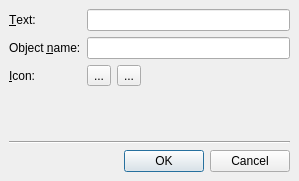
<ui version="4.0" >
 <comment>*********************************************************************
**
** Copyright (C) 1992-2008 Trolltech ASA. All rights reserved.
**
** This file is part of the Qt Designer of the Qt Toolkit.
**
** This file may be used under the terms of the GNU General Public
** License versions 2.0 or 3.0 as published by the Free Software
** Foundation and appearing in the files LICENSE.GPL2 and LICENSE.GPL3
** included in the packaging of this file.  Alternatively you may (at
** your option) use any later version of the GNU General Public
** License if such license has been publicly approved by Trolltech ASA
** (or its successors, if any) and the KDE Free Qt Foundation. In
** addition, as a special exception, Trolltech gives you certain
** additional rights. These rights are described in the Trolltech GPL
** Exception version 1.2, which can be found at
** http://www.trolltech.com/products/qt/gplexception/ and in the file
** GPL_EXCEPTION.txt in this package.
**
** Please review the following information to ensure GNU General
** Public Licensing requirements will be met:
** http://trolltech.com/products/qt/licenses/licensing/opensource/. If
** you are unsure which license is appropriate for your use, please
** review the following information:
** http://trolltech.com/products/qt/licenses/licensing/licensingoverview
** or contact the sales department at sales@trolltech.com.
**
** In addition, as a special exception, Trolltech, as the sole
** copyright holder for Qt Designer, grants users of the Qt/Eclipse
** Integration plug-in the right for the Qt/Eclipse Integration to
** link to functionality provided by Qt Designer and its related
** libraries.
**
** This file is provided "AS IS" with NO WARRANTY OF ANY KIND,
** INCLUDING THE WARRANTIES OF DESIGN, MERCHANTABILITY AND FITNESS FOR
** A PARTICULAR PURPOSE. Trolltech reserves all rights not expressly
** granted herein.
**
** This file is provided AS IS with NO WARRANTY OF ANY KIND, INCLUDING THE
** WARRANTY OF DESIGN, MERCHANTABILITY AND FITNESS FOR A PARTICULAR PURPOSE.
**
*********************************************************************</comment>
 <class>qdesigner_internal::NewActionDialog</class>
 <widget class="QDialog" name="qdesigner_internal::NewActionDialog" >
  <property name="geometry" >
   <rect>
    <x>0</x>
    <y>0</y>
    <width>299</width>
    <height>181</height>
   </rect>
  </property>
  <property name="windowTitle" >
   <string>New Action...</string>
  </property>
  <layout class="QVBoxLayout" >
   <property name="margin" >
    <number>9</number>
   </property>
   <property name="spacing" >
    <number>6</number>
   </property>
   <item>
    <layout class="QGridLayout" >
     <property name="margin" >
      <number>0</number>
     </property>
     <property name="spacing" >
      <number>6</number>
     </property>
     <item row="0" column="1" >
      <widget class="QLineEdit" name="editActionText" />
     </item>
     <item row="0" column="0" >
      <widget class="QLabel" name="label" >
       <property name="text" >
        <string>&amp;Text:</string>
       </property>
       <property name="buddy" >
        <cstring>editActionText</cstring>
       </property>
      </widget>
     </item>
     <item row="2" column="1" >
      <layout class="QHBoxLayout" >
       <property name="margin" >
        <number>0</number>
       </property>
       <property name="spacing" >
        <number>6</number>
       </property>
       <item>
        <widget class="QToolButton" name="iconButton" >
         <property name="text" >
          <string>...</string>
         </property>
        </widget>
       </item>
       <item>
        <widget class="QToolButton" name="removeIconButton" >
         <property name="text" >
          <string>...</string>
         </property>
         <property name="icon" >
          <iconset resource="../../components/formeditor/formeditor.qrc" >:/trolltech/formeditor/images/mac/editdelete.png</iconset>
         </property>
        </widget>
       </item>
       <item>
        <spacer>
         <property name="orientation" >
          <enum>Qt::Horizontal</enum>
         </property>
         <property name="sizeHint" >
          <size>
           <width>40</width>
           <height>20</height>
          </size>
         </property>
        </spacer>
       </item>
      </layout>
     </item>
     <item row="2" column="0" >
      <widget class="QLabel" name="label_2" >
       <property name="text" >
        <string>&amp;Icon:</string>
       </property>
       <property name="buddy" >
        <cstring>iconButton</cstring>
       </property>
      </widget>
     </item>
     <item row="1" column="0" >
      <widget class="QLabel" name="label_3" >
       <property name="text" >
        <string>Object &amp;name:</string>
       </property>
       <property name="buddy" >
        <cstring>editObjectName</cstring>
       </property>
      </widget>
     </item>
     <item row="1" column="1" >
      <widget class="QLineEdit" name="editObjectName" />
     </item>
    </layout>
   </item>
   <item>
    <spacer>
     <property name="orientation" >
      <enum>Qt::Vertical</enum>
     </property>
     <property name="sizeHint" >
      <size>
       <width>281</width>
       <height>261</height>
      </size>
     </property>
    </spacer>
   </item>
   <item>
    <widget class="Line" name="line" >
     <property name="orientation" >
      <enum>Qt::Horizontal</enum>
     </property>
    </widget>
   </item>
   <item>
    <widget class="QDialogButtonBox" name="buttonBox" >
     <property name="orientation" >
      <enum>Qt::Horizontal</enum>
     </property>
     <property name="standardButtons" >
      <set>QDialogButtonBox::Cancel|QDialogButtonBox::NoButton|QDialogButtonBox::Ok</set>
     </property>
    </widget>
   </item>
  </layout>
 </widget>
 <tabstops>
  <tabstop>editActionText</tabstop>
  <tabstop>editObjectName</tabstop>
  <tabstop>iconButton</tabstop>
  <tabstop>removeIconButton</tabstop>
 </tabstops>
 <resources>
  <include location="../../components/formeditor/formeditor.qrc" />
 </resources>
 <connections>
  <connection>
   <sender>buttonBox</sender>
   <signal>accepted()</signal>
   <receiver>qdesigner_internal::NewActionDialog</receiver>
   <slot>accept()</slot>
   <hints>
    <hint type="sourcelabel" >
     <x>165</x>
     <y>162</y>
    </hint>
    <hint type="destinationlabel" >
     <x>291</x>
     <y>94</y>
    </hint>
   </hints>
  </connection>
  <connection>
   <sender>buttonBox</sender>
   <signal>rejected()</signal>
   <receiver>qdesigner_internal::NewActionDialog</receiver>
   <slot>reject()</slot>
   <hints>
    <hint type="sourcelabel" >
     <x>259</x>
     <y>162</y>
    </hint>
    <hint type="destinationlabel" >
     <x>293</x>
     <y>128</y>
    </hint>
   </hints>
  </connection>
 </connections>
</ui>
